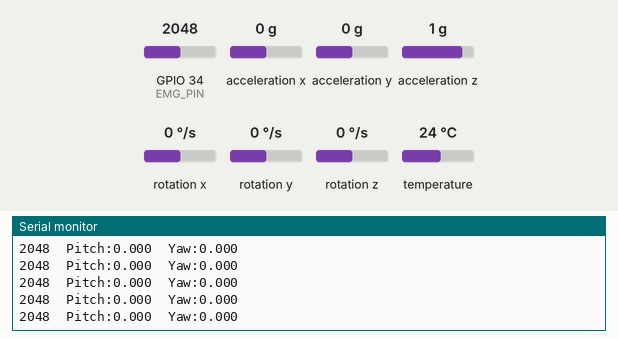
The sketch below on a simulated ESP32. Parts: the last lines printed to the serial monitor. The inputs (shaded band) are chosen by the test bench; at power-on: acceleration x 0 g, rotation y 0 °/s, GPIO 34 (EMG_PIN) = 2048, acceleration y 0 g, acceleration z 1 g, rotation x 0 °/s, rotation z 0 °/s, temperature 24 °C (analog values on the 0–4095 scale).

Above: at 7.2 s.
7.3 s: acceleration x set to -1.4 g
At 8.1 s:
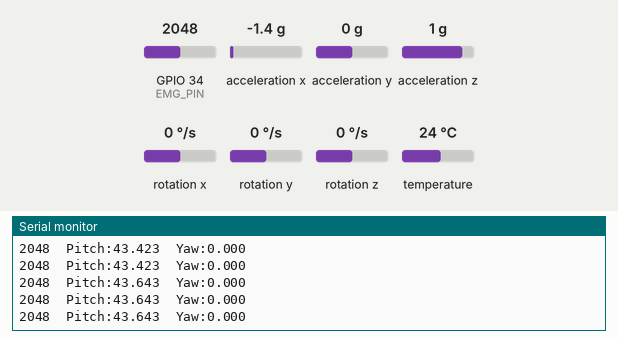
10.3 s: rotation y set to 192 °/s
At 11.0 s:
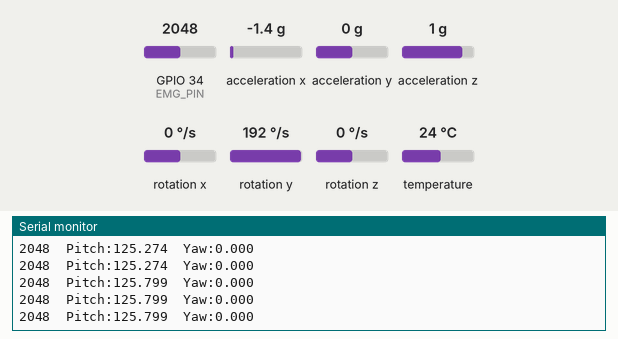
Timing chart, 0 to 12.2 s (numbered marks = the images above; inputs shaded):
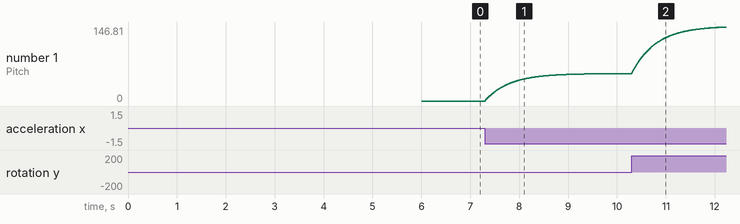

The sketch:

esp32.ino
```cpp
#include <Arduino.h>
#include <Wire.h>
#include <Adafruit_MPU6050.h>
#include <Adafruit_Sensor.h>
#include <math.h>

Adafruit_MPU6050 mpu;

float pitch = 0.0;
float yaw = 0.0;

float pitchInicial = 0.0;

unsigned long tiempoAnteriorMPU = 0;
unsigned long siguienteMPU = 0;

const unsigned long PERIODO_MPU_US = 10000;

const int EMG_PIN = 34;

const unsigned long PERIODO_EMG_US = 1000;

unsigned long siguienteMuestraEMG;

void setup()
{
    Serial.begin(115200);

    Wire.begin(21, 22);

    if (!mpu.begin())
    {
        Serial.println("ERROR_MPU");

        while (1)
        {
            delay(10);
        }
    }

    mpu.setAccelerometerRange(
        MPU6050_RANGE_2_G
    );

    mpu.setGyroRange(
        MPU6050_RANGE_250_DEG
    );

    analogReadResolution(12);

    analogSetPinAttenuation(
        EMG_PIN,
        ADC_11db
    );

    Serial.println("CALIBRANDO_MPU");

    delay(6000);

    sensors_event_t aceleracion;
    sensors_event_t giro;
    sensors_event_t temperatura;

    mpu.getEvent(
        &aceleracion,
        &giro,
        &temperatura
    );

    float Ax =
        aceleracion.acceleration.x;

    float Ay =
        aceleracion.acceleration.y;

    float Az =
        aceleracion.acceleration.z;

    pitchInicial =
        atan2(
            -Ax,
            sqrt(
                Ay * Ay +
                Az * Az
            )
        )
        * 180.0 / PI;

    pitch = 0.0;
    yaw = 0.0;

    tiempoAnteriorMPU = micros();

    siguienteMPU = micros();

    siguienteMuestraEMG = micros();

    Serial.println("CALIBRACION_TERMINADA");
}

void loop()
{
    unsigned long ahora = micros();

    if (
        (long)(
            ahora -
            siguienteMPU
        ) >= 0
    )
    {
        sensors_event_t aceleracion;
        sensors_event_t giro;
        sensors_event_t temperatura;

        mpu.getEvent(
            &aceleracion,
            &giro,
            &temperatura
        );

        float Ax =
            aceleracion.acceleration.x;

        float Ay =
            aceleracion.acceleration.y;

        float Az =
            aceleracion.acceleration.z;

        float pitchAcc =
            atan2(
                -Ax,
                sqrt(
                    Ay * Ay +
                    Az * Az
                )
            )
            * 180.0 / PI;

        pitchAcc -= pitchInicial;

        float Gy =
            giro.gyro.y *
            180.0 / PI;

        float Gz =
            giro.gyro.z *
            180.0 / PI;

        unsigned long tiempoActual =
            micros();

        float dt =
            (
                tiempoActual -
                tiempoAnteriorMPU
            )
            / 1000000.0;

        tiempoAnteriorMPU =
            tiempoActual;

        pitch +=
            Gy *
            dt;

        yaw +=
            Gz *
            dt;

        pitch =
            0.98 * pitch +
            0.02 * pitchAcc;

        siguienteMPU +=
            PERIODO_MPU_US;
    }

    ahora = micros();

    if (
        (long)(
            ahora -
            siguienteMuestraEMG
        ) >= 0
    )
    {
        int adc =
            analogRead(EMG_PIN);

        Serial.print(adc);

        Serial.print("\tPitch:");

        Serial.print(
            pitch,
            3
        );

        Serial.print("\tYaw:");

        Serial.println(
            yaw,
            3
        );

        siguienteMuestraEMG +=
            PERIODO_EMG_US;
    }
}
```

Measured:
- after the input at 7.3 s, the serial monitor: prints a new line at once (image 1)
- plotted number 1: 0 → 54.34 after the input at 7.3 s
